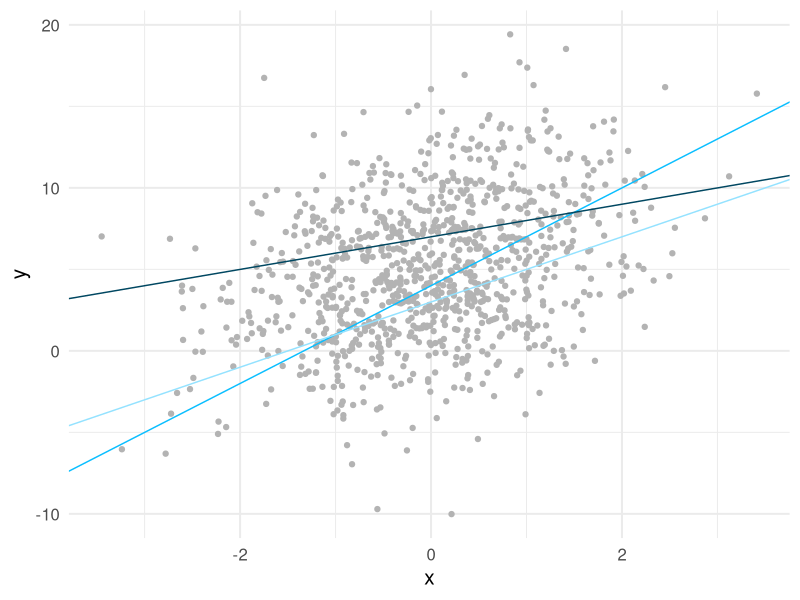
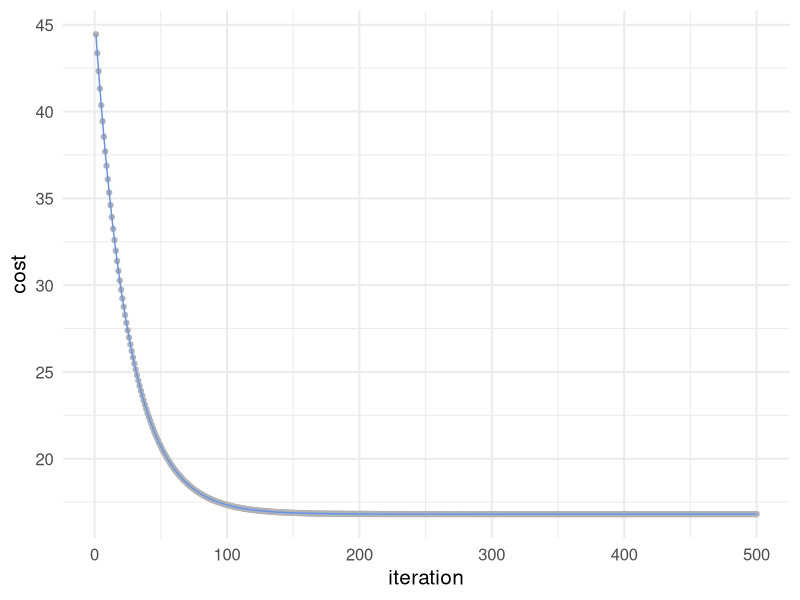
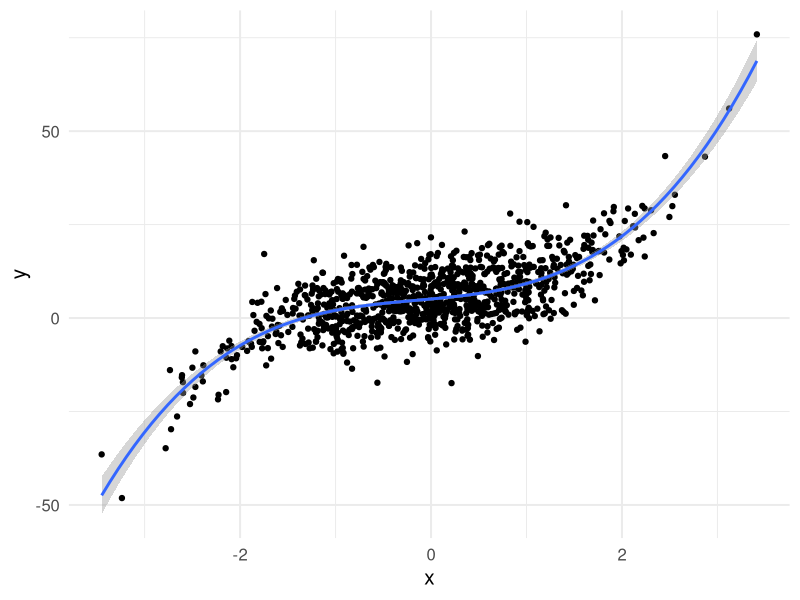

These figures' R source, in order:
## ---- chunk 1
library(tidyverse)
theme_set(theme_minimal(15))
## ---- chunk 2
mse <- function(x, y, a, b) {
  pred <- a + b*x
  resid2 <- (y - pred)^2
  1/length(y)*sum(resid2)
}

set.seed(8675309)
n <- 1000
x <- rnorm(n)

a <- 5
b <- 1.3
e <- 4

y <- a + b*x + rnorm(n, sd = e)

sim_d <- tibble(x = x, y = y)
ggplot(sim_d, aes(x, y)) +
  geom_point(color = "gray70") +
  geom_abline(intercept = 4, slope = 3, 
              color = "#0abeff") +
  geom_abline(intercept = 3, slope = 2, color = "#94e2ff") +
  geom_abline(intercept = 7, slope = 1, color = "#004761")
## ---- chunk 3
gradient_descent <- function(x, y, a, b, learning_rate) {
  # number of observations
  n <- length(y)
  
  # predictions for candidate parameter estimates
  yhat <- a + (b * x)
  
  # errors
  resid <- y - yhat
 
  # Estimate partial derivatives
  a_deriv <- (1/n) * sum(-2 * resid)
  b_deriv <- (1/n) * sum(-2 * x * resid)
  
  # multiply by the learning rate
  a_step <- a_deriv * learning_rate
  b_step <- b_deriv * learning_rate
  
  # update parameters, taking a step down the gradient
  a_update <- a - a_step
  b_update <- b - b_step
  
  # Return updated parameter estimates
  c(a_update, b_update)
}
## ---- chunk 4
set.seed(8675309)
n <- 1000
x <- rnorm(n)

a <- 5
b <- 1.3
e <- 4

y <- a + b*x + rnorm(n, sd = e)
## ---- chunk 5
coef(lm(y ~ x))
## ---- chunk 6
pars <- gradient_descent(x, y, 0, 0, 0.1)
pars
## ---- chunk 7
pars <- gradient_descent(x, y, pars[1], pars[2], 0.1)
pars
## ---- chunk 8
mse <- function(x, y, a, b) {
  pred <- a + b*x
  resid2 <- (y - pred)^2
  1/length(y)*sum(resid2)
}

estimate_gradient <- function(x, y, a, b, learning_rate, iter) {
  pars <- gradient_descent(x, y, a, b, learning_rate)
  
  c(iter, pars[1], pars[2], mse(x, y, a, b))
}

# number of iterations
iter <- 500

# set up empty data frame
estimates <- data.frame(iteration = integer(iter),
                        intercept = double(iter),
                        slope = double(iter),
                        cost = double(iter))

# store first row of estimates
estimates[1, ] <- estimate_gradient(x, y, 0, 0, 0.01, 1)

# Estimate remain rows, using previous row as input
for(i in 2:iter) {
  estimates[i, ] <- estimate_gradient(x, y, 
                                      a = estimates$intercept[i - 1],
                                      b = estimates$slope[i - 1],
                                      learning_rate = 0.01,
                                      iter = i)
}
head(estimates)
## ---- chunk 9
ggplot(estimates, aes(iteration, cost)) +
  geom_point(color = "gray70") +
  geom_line(color = "cornflowerblue")
## ---- chunk 10
library(gganimate)

ggplot(estimates) +
  geom_point(aes(x, y), sim_d) +
  geom_smooth(aes(x, y), sim_d, 
              method = "lm", se = FALSE) +
  geom_abline(aes(intercept = intercept,
                  slope = slope),
              color = "#de4f60") +
  transition_manual(frames = iteration)
## ---- chunk 11
# simulate data from a cubic model
set.seed(8675309)
n <- 1000
x <- rnorm(n)

a <- 5
b1 <- 2.3
b2 <- 0.5
b3 <- 1.2

e <- 6

y <- a + b1*x + b2*x^2 + b3*x^3 + rnorm(n, sd = e)

# View ordinary least squares fit
tibble(x, y) %>% 
  ggplot(aes(x, y)) +
  geom_point() +
  geom_smooth(method = "lm", formula = y ~ poly(x, 3))


# Define new gradient descent function, with all parameters
gd <- function(x1, x2, x3, y, a, b1, b2, b3, learning_rate) {
  n <- length(y)
  yhat <- a + (b1 * x1) + (b2 * x2) + (b3 * x3)
  resid <- y - yhat
  
  # update theta
  a_update <- a - ((1/n) * sum(-2*resid)) * learning_rate
  b1_update <- b1 - ((1/n) * sum(-2*x1*resid)) * learning_rate
  b2_update <- b2 - ((1/n) * sum(-2*x2*resid)) * learning_rate
  b3_update <- b3 - ((1/n) * sum(-2*x3*resid)) * learning_rate
  
  # Return updated parameter estimates
  c(a_update, b1_update, b2_update, b3_update)
}  

# New mean square error function
mse <- function(x1, x2, x3, y, a, b1, b2, b3) {
  pred <- a + (b1 * x1) + (b2 * x2) + (b3 * x3)
  resid2 <- (y - pred)^2
  1/length(y)*sum(resid2)
}

# New gradient estimation
estimate_gradient <- function(x1, x2, x3, y, a, b1, b2, b3, learning_rate, iter) {
  pars <- gd(x1, x2, x3, y, a, b1, b2, b3, learning_rate)
  
  c(iter, pars[1], pars[2], pars[3], pars[4], 
    mse(x1, x2, x3, y, a, b1, b2, b3))
}

# Number of iterations
iter <- 500

# set up empty data frame
estimates <- data.frame(iteration = integer(iter),
                        intercept = double(iter),
                        b1 = double(iter),
                        b2 = double(iter),
                        b3 = double(iter),
                        cost = double(iter))

# store first row of estimates
estimates[1, ] <- estimate_gradient(x, x^2, x^3, y, 
                                    a = 0, b1 = 0, b2 = 0, b3 = 0, 
                                    learning_rate =  0.01, 1)

# Estimate remain rows, using previous row as input
for(i in 2:iter) {
  estimates[i, ] <- estimate_gradient(x, x^2, x^3, y,
                                      a = estimates$intercept[i - 1],
                                      b1 = estimates$b1[i - 1],
                                      b2 = estimates$b2[i - 1],
                                      b3 = estimates$b3[i - 1],
                                      learning_rate = 0.01,
                                      iter = i)
}

# Create a new data frame to make predictions on (for plotting)
pred_frame <- tibble(x = seq(-3.5, 3.5, 0.1),
                     x2 = x^2,
                     x3 = x^3)

# Predictions over pred_frame values
compute_pred <- function(a, b1, b2, b3) {
  pred <- a + b1*pred_frame$x + b2*pred_frame$x2 + b3*pred_frame$x3
  tibble(x = pred_frame$x, pred)
}

# Create all predictions
predictions <- estimates %>% 
  group_by(iteration) %>% 
  nest() %>% 
  mutate(pred = map(data, ~compute_pred(.x$intercept, .x$b1, .x$b2, .x$b3))) %>% 
  select(iteration, pred) %>% 
  unnest(pred)

# Bind two-dimensional data together (for plotting)
sim_d <- tibble(x, y)

# Animate
ggplot(predictions) +
  geom_point(aes(x, y), sim_d) +
  geom_smooth(aes(x, y), sim_d, 
              method = "lm", 
              formula = y ~ poly(x, 3),
              se = FALSE) +
  geom_line(aes(x = x, y = pred, group = iteration),
              color = "#de4f60") +
  transition_manual(frames = iteration)
